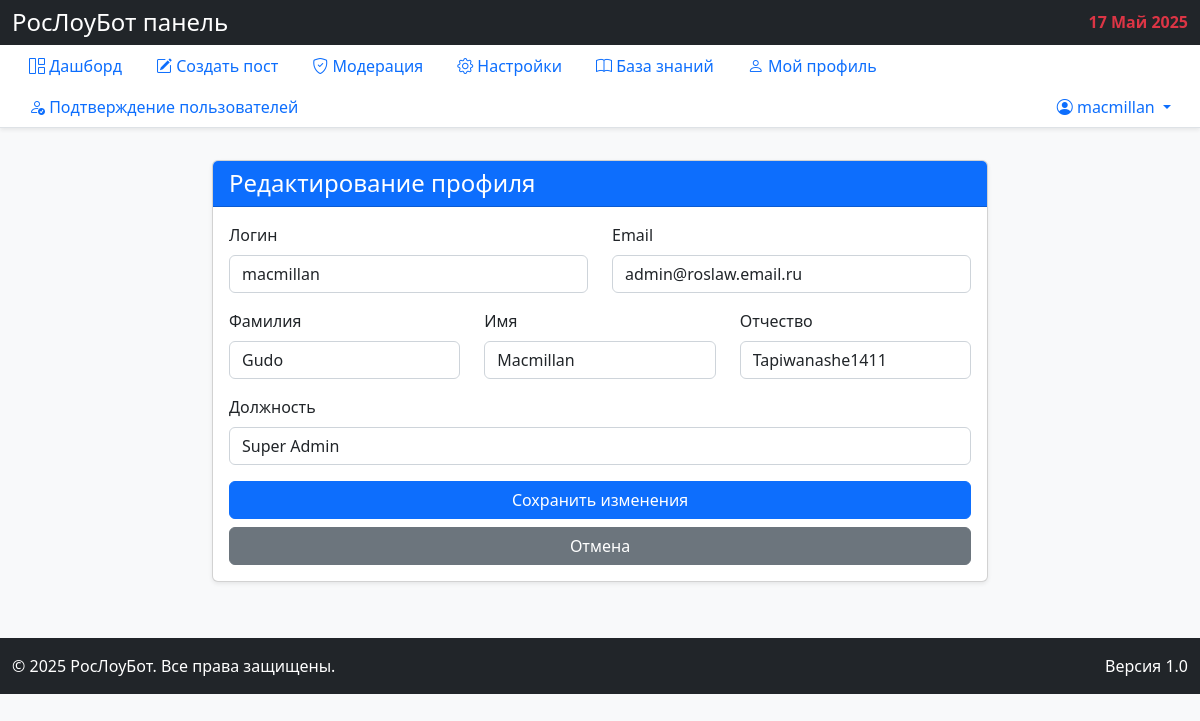
/accounts/profile/edit/ (signed in), run on an earlier commit of the app's database.
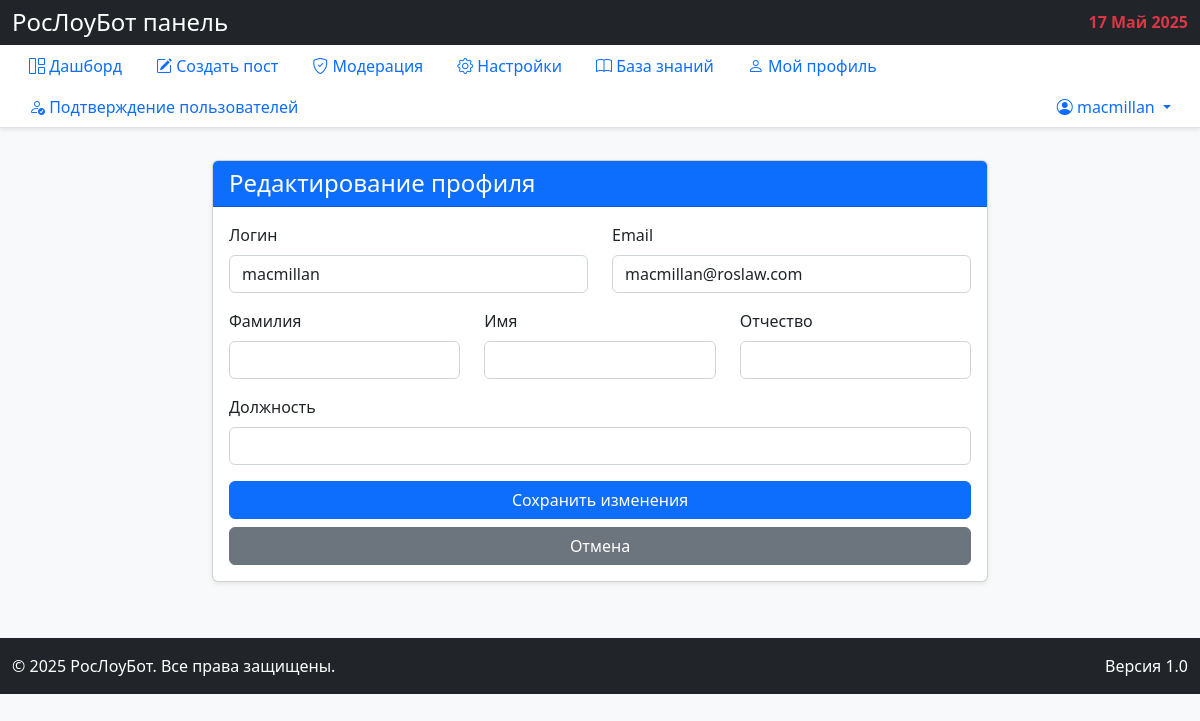
And on a later commit of the database.
### accounts/models.py (models this page shows)
class User(AbstractUser):
    ADMIN = "admin"
    CURATOR = "curator"
    MODERATOR = "moderator"
    SPECIALIST = "specialist"
    VOLUNTEER = "volunteer"
    BLOCKED = "blocked"
    ROLE_CHOICES = [
        (ADMIN, "Админ"),
        (CURATOR, "Куратор"),
        (MODERATOR, "Модератор"),
        (SPECIALIST, "Специалист"),
        (VOLUNTEER, "Волонтер"),
        (BLOCKED, "Заблокированный"),
    ]
    MALE = "M"
    FEMALE = "F"
    SEX_CHOICES = [
        (MALE, "Мужской"),
        (FEMALE, "Женский"),
    ]
    patronymic = models.CharField(
        max_length=150, blank=True, null=True, verbose_name="Отчество"
    )
    role = models.CharField(max_length=20, choices=ROLE_CHOICES, default=SPECIALIST)
    sex = models.CharField(
        max_length=1,
        choices=SEX_CHOICES,
        blank=True,
        null=True,
        verbose_name="Пол",
    )
    birth_date = models.DateField(blank=True, null=True, verbose_name="Дата рождения")
    region = models.CharField(
        max_length=100, blank=True, null=True, verbose_name="Регион"
    )
    address = models.CharField(
        max_length=255, blank=True, null=True, verbose_name="Адрес"
    )
    organization = models.CharField(
        max_length=255, blank=True, null=True, verbose_name="Организация"
    )
    position = models.CharField(
        max_length=255, blank=True, null=True, verbose_name="Должность"
    )
    phone = models.CharField(
        max_length=30, blank=True, null=True, verbose_name="Телефон"
    )
    approved = models.BooleanField(default=False, verbose_name="Одобрен")
    approval_date = models.DateTimeField(
        blank=True, null=True, verbose_name="Дата одобрения"
    )
    class Meta:
        verbose_name = "Пользователь"
        verbose_name_plural = "Пользователи"

### accounts/views.py (the view, shortened to what this page needs)
# urls.py: path("profile/edit/", views.EditProfileView.as_view(), name="edit_profile"),
@method_decorator(login_required, name="dispatch")
class EditProfileView(UpdateView):
    model = User
    form_class = UserProfileForm
    template_name = "accounts/edit_profile.html"
    success_url = reverse_lazy("accounts:profile")
    def get_object(self):
        return self.request.user

### accounts/forms.py
class UserProfileForm(forms.ModelForm):
    class Meta:
        model = User
        fields = [
            "username",
            "email",
            "last_name",
            "first_name",
            "patronymic",
            "position",
        ]
        widgets = {
            "username": forms.TextInput(attrs={"class": "form-control"}),
            "email": forms.EmailInput(attrs={"class": "form-control"}),
            "last_name": forms.TextInput(attrs={"class": "form-control"}),
            "first_name": forms.TextInput(attrs={"class": "form-control"}),
            "patronymic": forms.TextInput(attrs={"class": "form-control"}),
            "position": forms.TextInput(attrs={"class": "form-control"}),
        }
    def __init__(self, *args, **kwargs):
        super().__init__(*args, **kwargs)
        for field_name, field in self.fields.items():
            field.widget.attrs["class"] = "form-control"

### templates/accounts/edit_profile.html (shortened to what this page needs)
{% extends 'base.html' %}
{% load static %}
{% block content %}
<div class="col-md-8 mx-auto">
    <div class="card shadow-sm">
        <div class="card-header bg-primary text-white">
            <h4 class="mb-0">Редактирование профиля</h4>
        </div>
        <div class="card-body">
            <form method="post">
                <div class="row">
                    <div class="col-md-6 mb-3">
                        <label for="{{ form.username.id_for_label }}" class="form-label">Логин</label>
                        {{ form.username }}
                    </div>
                    <div class="col-md-6 mb-3">
                        <label for="{{ form.email.id_for_label }}" class="form-label">Email</label>
                        {{ form.email }}
                    </div>
                </div>
                <div class="row">
                    <div class="col-md-4 mb-3">
                        <label for="{{ form.last_name.id_for_label }}" class="form-label">Фамилия</label>
                        {{ form.last_name }}
                    </div>
                    <div class="col-md-4 mb-3">
                        <label for="{{ form.first_name.id_for_label }}" class="form-label">Имя</label>
                        {{ form.first_name }}
                    </div>
                    <div class="col-md-4 mb-3">
                        <label for="{{ form.patronymic.id_for_label }}" class="form-label">Отчество</label>
                        {{ form.patronymic }}
                    </div>
                </div>
                <div class="mb-3">
                    <label for="{{ form.position.id_for_label }}" class="form-label">Должность</label>
                    {{ form.position }}
                </div>
                <div class="d-grid gap-2">
                    <button type="submit" class="btn btn-primary">Сохранить изменения</button>
                    <a href="{% url 'accounts:profile' %}" class="btn btn-secondary">Отмена</a>
                </div>
            </form>
        </div>
    </div>
</div>
{% endblock %}

### templates/base.html (shortened to what this page needs)
{% load static %}
<!DOCTYPE html>
<html lang="ru">
<head>
    <link href="https://cdn.jsdelivr.net/npm/bootstrap@5.2.3/dist/css/bootstrap.min.css" rel="stylesheet">
    <link rel="stylesheet" href="https://cdn.jsdelivr.net/npm/bootstrap-icons@1.8.1/font/bootstrap-icons.css">
</head>
<body class="bg-light">
    <header class="bg-dark text-white py-2 shadow-sm">
        <div class="container-fluid">
            <div class="d-flex justify-content-between align-items-center">
                <h4 class="m-0">РосЛоуБот панель</h4>
                <div class="text-danger fw-bold">{% now "d F Y" %}</div>
            </div>
        </div>
    </header>
    <nav class="bg-white border-bottom shadow-sm mb-4">
        <div class="container-fluid">
            <ul class="nav nav-tabs border-0">
                <li class="nav-item">
                    <a class="nav-link {% if request.resolver_match.url_name == 'dashboard' %}active{% endif %}" href="{% url 'content:dashboard' %}">
                        <i class="bi bi-grid-1x2"></i> Дашборд
                    </a>
                </li>
                <li class="nav-item">
                    <a class="nav-link" href="#">
                        <i class="bi bi-pencil-square"></i> Создать пост
                    </a>
                </li>
                <li class="nav-item">
                    <a class="nav-link" href="#">
                        <i class="bi bi-shield-check"></i> Модерация
                    </a>
                </li>
                <li class="nav-item">
                    <a class="nav-link" href="#">
                        <i class="bi bi-gear"></i> Настройки
                    </a>
                </li>
                <li class="nav-item">
                    <a class="nav-link" href="#">
                        <i class="bi bi-book"></i> База знаний
                    </a>
                </li>
                {% if user.is_authenticated %}
                    <li class="nav-item">
                        <a class="nav-link {% if request.resolver_match.url_name == 'profile' %}active{% endif %}" href="{% url 'accounts:profile' %}">
                            <i class="bi bi-person"></i> Мой профиль
                        </a>
                    </li>
                    {% if user.role == 'superadmin' or user.role == 'admin'%}
                    <li class="nav-item">
                        <a class="nav-link {% if request.resolver_match.url_name == 'pending_approvals' %}active{% endif %}" href="{% url 'accounts:pending_approvals' %}">
                            <i class="bi bi-person-check"></i> Подтверждение пользователей
                        </a>
                    </li>
                    {% endif %}
                    <li class="nav-item dropdown ms-auto">
                        <a class="nav-link dropdown-toggle" href="#" id="userDropdown" role="button" data-bs-toggle="dropdown" aria-expanded="false">
                            <i class="bi bi-person-circle"></i> {{ user.username }}
                        </a>
                    </li>
                {% endif %}
            </ul>
        </div>
    </nav>
    <div class="container-fluid py-2">
        <div class="row">
            {% block content %}{% endblock %}
        </div>
    </div>
    <footer class="bg-dark text-white py-3 mt-5">
        <div class="container-fluid">
            <div class="row">
                <div class="col-md-6">
                    <p class="mb-0">&copy; {% now "Y" %} РосЛоуБот. Все права защищены.</p>
                </div>
                <div class="col-md-6 text-md-end">
                    <p class="mb-0">Версия 1.0</p>
                </div>
            </div>
        </div>
    </footer>
</body>
</html>

What changed in the data, as far as the page shows it:
changed User "macmillan": email "admin@roslaw.email.ru" → "macmillan@roslaw.com"; last_name "Gudo" → (not shown); first_name "Macmillan" → (not shown); patronymic "Tapiwanashe1411" → (not shown); position "Super Admin" → (not shown)
